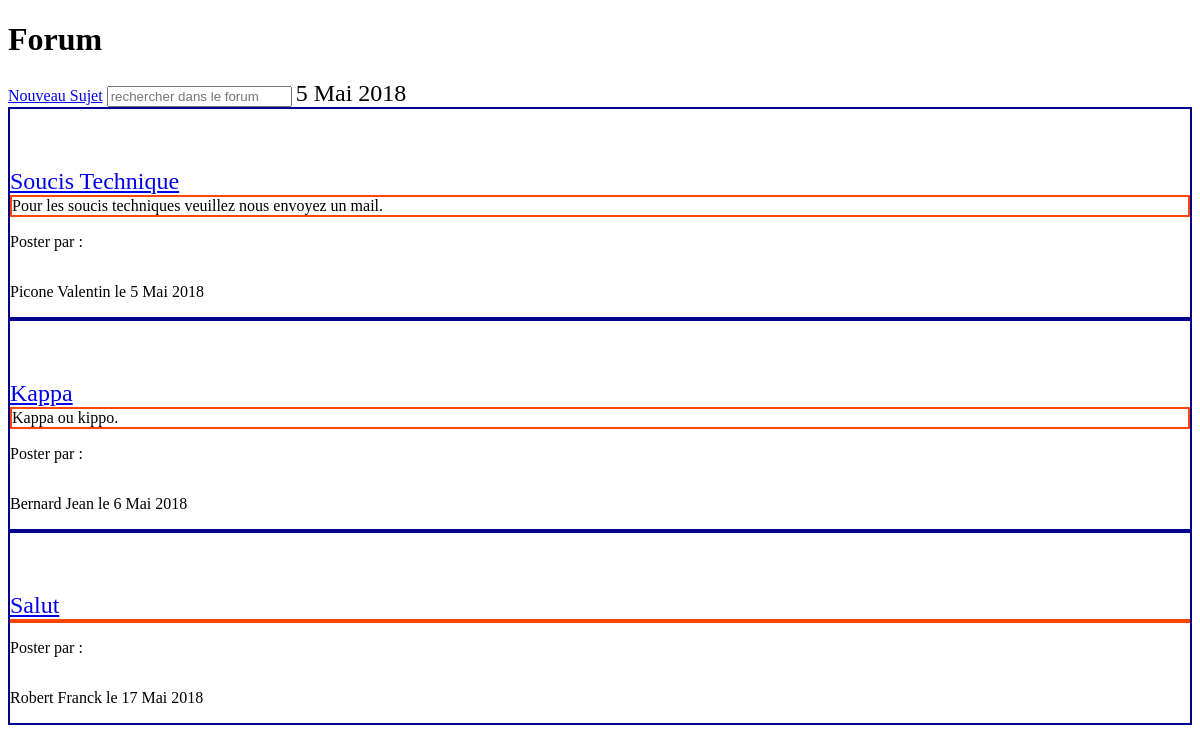
Screenshot of /Vue/forum.php with the database file from the repository.
### tables this page shows
CREATE TABLE IF NOT EXISTS `topic` (
  `id_topic` int(11) NOT NULL AUTO_INCREMENT,
  `titre` varchar(40) NOT NULL,
  `id_utilisateur` int(11) NOT NULL,
  `date_crea` datetime NOT NULL,
  PRIMARY KEY (`id_topic`)
);

CREATE TABLE IF NOT EXISTS `message` (
  `id_message` int(11) NOT NULL AUTO_INCREMENT,
  `id_topic` int(11) NOT NULL,
  `id_user` int(11) NOT NULL,
  `commentaire` text NOT NULL,
  `date_commentaire` datetime NOT NULL,
  PRIMARY KEY (`id_message`)
);

CREATE TABLE IF NOT EXISTS `utilisateur` (
  `id_utilisateur` int(11) NOT NULL AUTO_INCREMENT,
  `nom` varchar(40) NOT NULL,
  `prenom` varchar(40) NOT NULL,
  `numero` int(10) UNSIGNED ZEROFILL NOT NULL,
  `password` text NOT NULL,
  `type` varchar(200) NOT NULL,
  `mail` varchar(255) NOT NULL,
  `num_principal` int(11) NOT NULL,
  PRIMARY KEY (`id_utilisateur`)
);

### Modèle/requete.topic.php (the view, shortened to what this page needs)
<?php function recupjour($j)
{
    $bdd = new PDO('mysql:host=localhost;dbname=athome;charset=utf8', 'root', '');
    $reponse = $bdd->prepare('SELECT DAY(date_crea) AS jour FROM topic WHERE id_topic=?');
    $reponse->execute(array($j));
    while ($donnees = $reponse->fetch()) {
        echo $donnees['jour'];
    }
}
?>
<?php function recupmois($m)
{
    $bdd = new PDO('mysql:host=localhost;dbname=athome;charset=utf8', 'root', '');
    $reponse = $bdd->prepare('SELECT MONTH (date_crea) AS mois FROM topic WHERE id_topic=?');
    $reponse->execute(array($m));
    while ($donnees = $reponse->fetch()) {
        if ($donnees['mois'] == 1) {
            echo 'Janvier';
        } else if ($donnees['mois'] == 2) {
            echo 'Février';
        } else if ($donnees['mois'] == 3) {
            echo 'Mars';
        } else if ($donnees['mois'] == 4) {
            echo 'Avril';
        } else if ($donnees['mois'] == 5) {
            echo 'Mai';
        } else if ($donnees['mois'] == 6) {
            echo 'Juin';
        } else if ($donnees['mois'] == 7) {
            echo 'Juillet';
        } else if ($donnees['mois'] == 8) {
            echo 'Août';
        } else if ($donnees['mois'] == 9) {
            echo 'Septembre';
        } else if ($donnees['mois'] == 10) {
            echo 'Octobre';
        } else if ($donnees['mois'] == 11) {
            echo 'Novembre';
        } else if ($donnees['mois'] == 12) {
            echo 'Decembre';
        }
    }
}
?>
<?php function recupan($a)
{
    $bdd = new PDO('mysql:host=localhost;dbname=athome;charset=utf8', 'root', '');
    $reponse = $bdd->prepare('SELECT YEAR (date_crea) AS an FROM topic WHERE id_topic=?');
    $reponse->execute(array($a));
    while ($donnees = $reponse->fetch()) {
        echo $donnees['an'];
    }
}
?>
<?php
function titretopic($numtopic)
{
    $bdd = new PDO('mysql:host=localhost;dbname=athome;charset=utf8', 'root', '');
    $reponse = $bdd->prepare('SELECT * FROM topic WHERE id_topic = ?');
    $reponse->execute(array($numtopic));
    while ($donnees = $reponse->fetch()) {
        echo $donnees['titre'];
    }
}
?>
<?php
function textmess($idtopic, $iduti)
{
    $bdd = new PDO('mysql:host=localhost;dbname=athome;charset=utf8', 'root', '');
    $reponse = $bdd->prepare('SELECT * FROM message WHERE id_topic = ? AND id_user=?');
    $reponse->execute(array($idtopic, $iduti));
    while ($donnees = $reponse->fetch()) {
        $point = strpos($donnees['commentaire'], '.');
        echo substr($donnees['commentaire'], 0, $point + 1);
    }
}
?>
<?php
function afficheuti($iduti)
{
    $bdd = new PDO('mysql:host=localhost;dbname=athome;charset=utf8', 'root', '');
    $reponse = $bdd->prepare('SELECT * FROM utilisateur WHERE id_utilisateur = ?');
    $reponse->execute(array($iduti));
    while ($donnees = $reponse->fetch()) {
        echo $donnees['nom'];
        echo $donnees['prenom'];
    }
}
?>

### Vue/forum.php (shortened to what this page needs)
<!DOCTYPE html>
<html>
<head>
    <link rel="stylesheet" href="Vue/forum.css"/>
</head>
<?php include("Modèle/requete.topic.php"); ?>
<?php $ttopic = numtitretopic() ?>
<?php $nomuti1 = nomuti($ttopic-0) ?>
<?php $uti2 = nomuti($ttopic - 1) ?>
<?php $uti3 = nomuti($ttopic - 2) ?>
<body>
<h1> Forum</h1>
<a id="newmess" href="index.php?cible=newmess"> Nouveau Sujet</a>
<form id="rechercher" action="liste.php" method="post">
    <input type="text" name="titre" placeholder="rechercher dans le forum">
</form>
<div id="jactuel">
    <div id="jact"><?php recupjour(1) ?> </div>
    <div id="mact"><?php recupmois(1) ?> </div>
    <div id="aact"><?php recupan(1) ?> </div>
</div>
<div class="sujet">
<div id="titretoptic">
    <a href="index.php?nt=topic1&cible=message"> <?php titretopic($ttopic - 2) ?></a>
</div>
<div class="text">
    <?php textmess($ttopic - 2,$uti3) ?>
</div>
<p id="poster"> Poster par :</p>
<div id="nom"><?php afficheuti($uti3) ?> </div>
<p id="le">le </p>
<div id="jtopic"><?php recupjour($ttopic - 2) ?> </div>
<div id="mtopic"><?php recupmois($ttopic - 2) ?></div>
<div id="atopic"><?php recupan($ttopic - 2) ?></div>
</div>
<div class="sujet">
    <div id="titretoptic">
        <a href="index.php?nt=topic3&cible=message"><?php titretopic($ttopic-1) ?></a>
    </div>
    <div class="text">
        <?php textmess($ttopic-1,$uti2) ?>
    </div>
    <p id="poster"> Poster par :</p>
    <div id="nom"><?php afficheuti($uti2) ?> </div>
    <p id="le">le </p>
    <div id="jtopic"><?php recupjour($ttopic-1) ?> </div>
    <div id="mtopic"><?php recupmois($ttopic-1) ?></div>
    <div id="atopic"><?php recupan($ttopic-1) ?></div>
</div>
<div class="sujet">
<div id="titretoptic">
    <a href="index.php?nt=topic3&cible=message"><?php titretopic($ttopic) ?></a>
</div>
<div class="text">
</div>
<p id="poster"> Poster par :</p>
<div id="nom"><?php afficheuti($nomuti1) ?> </div>
<p id="le">le </p>
<div id="jtopic"><?php recupjour($ttopic) ?> </div>
<div id="mtopic"><?php recupmois($ttopic) ?></div>
<div id="atopic"><?php recupan($ttopic) ?></div>
</div>
</body>

### Vue/forum.css (style rules this page uses)
#mact,#jact,#aact { display: inline-block; }
#jactuel { font-size: x-large; text-align: right; }
#newmess,#jactuel,#rechercher { display: inline-block; }
#titretoptic { color : rgb( 155,207,249); font-size: x-large; margin-top: 5%; }
#jtopic,#mtopic,#atopic,#le,#nom { display: inline-block; }
.sujet { border:2px solid darkblue; }
.text { border: 2px solid orangered; }

### rows the page displays
topic: titre "Soucis Technique"
message: substr($donnees['commentaire'], 0, $point + 1) "Pour les soucis techniques veuillez nous envoyez un mail."
utilisateur: nom "Picone", prenom "Valentin"
topic: titre "Kappa"
message: substr($donnees['commentaire'], 0, $point + 1) "Kappa ou kippo."
utilisateur: nom "Bernard", prenom "Jean"
topic: titre "Salut"
utilisateur: nom "Robert", prenom "Franck"

### other values shown
$donnees['jour'] "5"
$donnees['an'] "2018"
$donnees['jour'] "6"
$donnees['jour'] "17"
